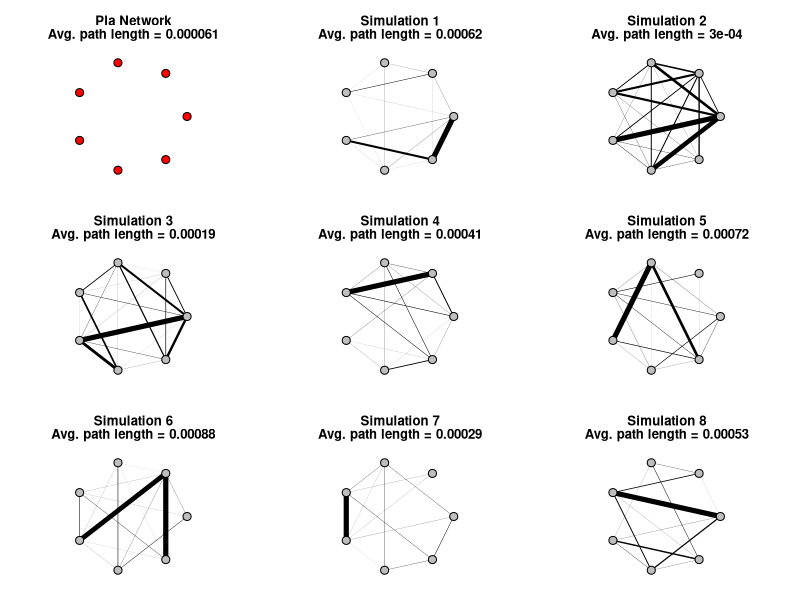

Generate this figure with R:
#######8 graph simulations!!!
library(igraph)

#### PLA network playtime data as weight
pla.data <- read.csv2("PLAnettime.csv", header = TRUE, row.names = 1)
pla.matrix <- as.matrix(pla.data)# Convert the data to a matrix
pla.network <- graph.adjacency(pla.matrix, mode = "undirected", diag = FALSE, weighted = TRUE)

### Getting the dyadic playtimes observed
non_na_playtimes <- pla.matrix[!is.na(pla.matrix)]
log_non_na_playtimes <- log(non_na_playtimes)
mean_log_playtime <- mean(log_non_na_playtimes)
sd_log_playtime <- sd(log_non_na_playtimes)

# Set up plotting parameters
par(mar = c(1.5, 1.5, 4, 1.5) + 0.1)
par(mfrow = c(3, 3))

# Plot the observed play network
plot(pla.network,
     layout = layout_in_circle,
     vertex.label = NA,  # No labels
     vertex.color = "red",  # Color of the nodes
     vertex.frame.color = "black",  # Frame color of the nodes
     vertex.size = 15,  # Size of the nodes
     edge.color = "black",  # Color of the edges
     edge.width = (E(pla.network)$weight / max(E(pla.network)$weight)) * 5,  # Scale edge width by playtime
     main = c(
       paste("Pla Network"),
       paste("Avg. path length = 0.000061")  # Fixed rounding
     )
)

# Loop to generate 8 simulations
for (i in 1:8) {
  # Step 1: Generate the random graph
  rg1 <- erdos.renyi.game(
    n = gorder(pla.network), 
    p.or.m = edge_density(pla.network), 
    type = "gnp"
  )
  
  # Step 2: Get the number of edges in the random graph
  num_edges <- gsize(rg1)  # Count of actual edges
  
  # Ensure there are edges in the graph
  if (num_edges == 0) {
    next  # Skip this iteration if no edges are present
  }
  
  # Step 3: Generate random playtimes based on the log-normal distribution
  random_playtimes_log_normal <- round(rlnorm(num_edges, meanlog = mean_log_playtime, sdlog = sd_log_playtime), 0)
  
  # Step 4: Assign random playtimes as weights to the edges in the graph
  E(rg1)$weight <- random_playtimes_log_normal  # Original weights for plotting
  
  # Step 4.1: Create a temporary graph with inverted weights for mean_distance calculation
  rg1_inv <- rg1  # Copy the graph
  E(rg1_inv)$weight <- 1 / E(rg1_inv)$weight  # Invert weights
  
  # Step 5: Plot the graph
  plot(rg1,
       layout = layout_in_circle,
       vertex.label = NA,  # No labels
       vertex.color = "grey",  # Color of the nodes
       vertex.frame.color = "black",  # Frame color of the nodes
       vertex.size = 15,  # Size of the nodes
       edge.color = "black",  # Color of the edges
       edge.width = E(rg1)$weight / max(E(rg1)$weight) * 5,  # Scale edge width by playtime
       main = c(
         paste("Simulation", i),
         paste("Avg. path length =", round(mean_distance(rg1_inv, weights = E(rg1_inv)$weight), 5))  # Use the inverted weight graph
       ))
}

